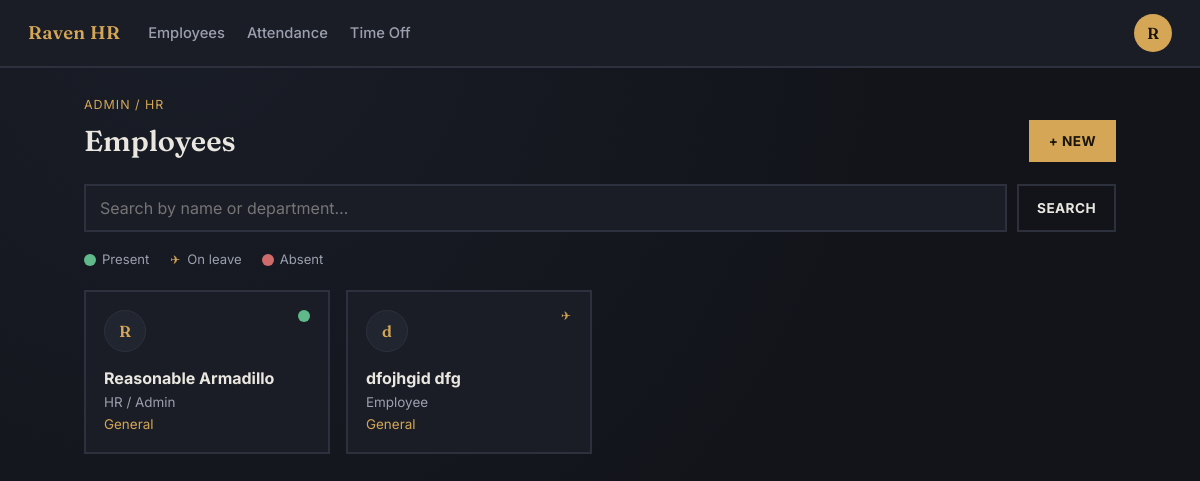
/dashboard/employees (signed in), run on the app's committed database.
### tables this page shows
CREATE TABLE users (
            id                    INTEGER PRIMARY KEY AUTOINCREMENT,
            company_id            INTEGER NOT NULL,
            login_id              TEXT UNIQUE NOT NULL,   -- e.g. OIJODO20220001
            first_name            TEXT NOT NULL,
            last_name             TEXT NOT NULL,
            email                 TEXT UNIQUE NOT NULL,
            phone                 TEXT,
            password_hash         TEXT NOT NULL,
            role                  TEXT NOT NULL CHECK(role IN ('HR', 'Employee')),
            year_joined           INTEGER NOT NULL,
            serial_no             INTEGER NOT NULL,
            must_change_password  INTEGER NOT NULL DEFAULT 0,
            email_verified        INTEGER NOT NULL DEFAULT 0,
            created_at            TEXT NOT NULL,

            -- org info shown on the employee card / profile header
            department            TEXT DEFAULT 'General',
            designation           TEXT DEFAULT 'Employee',
            manager               TEXT,
            location              TEXT DEFAULT 'Head Office',

            -- attendance / presence
            checked_in            INTEGER NOT NULL DEFAULT 0,
            check_in_time         TEXT,

            -- private info tab
            date_of_birth         TEXT,
            gender                TEXT,
            marital_status        TEXT,
            date_of_joining       TEXT,
            reporting_address     TEXT,
            nationality           TEXT,
            personal_email        TEXT,
            bank_name             TEXT,
            account_number        TEXT,
            ifsc_code             TEXT,
            pan                   TEXT,
            uan_id                TEXT,
            esic_code             TEXT,
            about                 TEXT DEFAULT '',

            -- salary info tab (admin-only)
            wage_monthly          REAL NOT NULL DEFAULT 0,
            working_days_per_week INTEGER NOT NULL DEFAULT 5,
            working_hours         REAL NOT NULL DEFAULT 8,

            -- time off
            leave_balance         INTEGER NOT NULL DEFAULT 12, paid_leave_balance INTEGER NOT NULL DEFAULT 24, sick_leave_balance INTEGER NOT NULL DEFAULT 7, profile_picture TEXT,

            FOREIGN KEY (company_id) REFERENCES companies (id)
        );

### app.py (the view)
@app.route("/dashboard/employees")
@login_required
@hr_required
def admin_dashboard():
    query = request.args.get("q", "")
    employees = models.list_employees(session["company_id"], query)
    return render_template("admin_dashboard.html", employees=employees, query=query)

### app.py (called while the page is built)
@app.context_processor
def inject_current_user_picture():
    picture = None
    if "user_id" in session:
        row = models.get_user(session["user_id"])
        if row:
            picture = row["profile_picture"]
    return {"current_user_picture": picture}

def login_required(view):
    @wraps(view)
    def wrapped(*args, **kwargs):
        if "user_id" not in session:
            flash("Please sign in to continue.", "error")
            return redirect(url_for("signin"))
        return view(*args, **kwargs)
    return wrapped

def hr_required(view):
    @wraps(view)
    def wrapped(*args, **kwargs):
        if session.get("role") != "HR":
            flash("Only HR/Admin can perform that action.", "error")
            return redirect(url_for("dashboard"))
        return view(*args, **kwargs)
    return wrapped

@app.after_request
def add_no_cache_headers(response):
    response.headers["Cache-Control"] = "no-store, no-cache, must-revalidate, max-age=0"
    response.headers["Pragma"] = "no-cache"
    return response

### models.py (called while the page is built)
def get_db():
    conn = sqlite3.connect(DB_PATH)
    conn.row_factory = sqlite3.Row
    conn.execute("PRAGMA foreign_keys = ON")
    return conn

def get_user(user_id: int):
    conn = get_db()
    try:
        return conn.execute("SELECT * FROM users WHERE id = ?", (user_id,)).fetchone()
    finally:
        conn.close()

def _employee_status(conn, user_row, today: str) -> str:
    on_leave = conn.execute(
        "SELECT 1 FROM leave_requests WHERE user_id = ? AND status = 'approved' "
        "AND from_date <= ? AND to_date >= ?",
        (user_row["id"], today, today),
    ).fetchone()
    if on_leave:
        return "leave"
    if user_row["checked_in"]:
        return "present"
    return "absent"

### templates/admin_dashboard.html (shortened to what this page needs)
{% extends "base.html" %}
{% block content %}
<div class="container">
  <div class="page-head">
    <div>
      <p class="eyebrow">Admin / HR</p>
      <h1>Employees</h1>
    </div>
    <a class="btn btn--primary" href="{{ url_for('new_employee') }}">+ New</a>
  </div>
  <form class="search-row" method="GET" action="{{ url_for('admin_dashboard') }}">
    <input type="text" name="q" value="{{ query }}" placeholder="Search by name or department…">
    <button type="submit" class="btn btn--outline">Search</button>
  </form>
  <div class="legend">
    <span><span class="status-dot status-dot--present"></span> Present</span>
    <span><span class="status-dot status-dot--leave">✈</span> On leave</span>
    <span><span class="status-dot status-dot--absent"></span> Absent</span>
  </div>
  <section class="emp-grid">
    {% for e in employees %}
    <a class="emp-card" href="{{ url_for('profile', emp_id=e.id) }}">
      <div class="emp-card__top">
        <div class="emp-card__avatar">{{ e.name[0] }}</div>
        <span class="status-dot status-dot--{{ e.status }}" title="{{ e.status|capitalize }}">
          {% if e.status == 'leave' %}✈{% endif %}
        </span>
      </div>
      <h3>{{ e.name }}</h3>
      <p>{{ e.designation }}</p>
      <p class="emp-card__dept">{{ e.department }}</p>
    </a>
    {% else %}
    <p class="empty-state">No employees match "{{ query }}".</p>
    {% endfor %}
  </section>
</div>
{% endblock %}

### static/style.css (style rules this page uses)
:root { --bg: #12141a; --surface: #1a1d26; --surface-2: #21252f; --line: #2c313d; --text: #e9e7df; --text-dim: #9aa0ad; --accent: #d4a656; --accent-dim:#8a6e3a; --good: #5fb98a; --warn: #d4a656; --bad: #cf6b6b; --radius: 0px; --radius-lg: 0px; --font-display: 'Fraunces', Georgia, serif; --font-body: 'Inter', -apple-system, BlinkMacSystemFont, sans-serif; }
* { box-sizing: border-box; }
body { margin: 0; min-height: 100vh; background: radial-gradient(circle at 15% 0%, #191d27 0%, var(--bg) 55%); color: var(--text); font-family: var(--font-body); line-height: 1.5; -webkit-font-smoothing: antialiased; }
a { color: inherit; text-decoration: none; }
.container { max-width: 1080px; margin: 0 auto; padding: 28px 24px 60px; }
.page-head { display: flex; align-items: flex-end; justify-content: space-between; gap: 16px; margin-bottom: 22px; flex-wrap: wrap; }
.eyebrow { margin: 0 0 4px; font-size: 0.78rem; letter-spacing: 0.08em; text-transform: uppercase; color: var(--accent); }
.page-head h1 { margin: 0; font-family: var(--font-display); font-weight: 600; font-size: 1.8rem; }
.btn { display: inline-flex; align-items: center; gap: 6px; padding: 9px 18px; border-radius: var(--radius); font-weight: 700; font-size: 0.85rem; border: 2px solid transparent; cursor: pointer; font-family: inherit; text-transform: uppercase; letter-spacing: 0.03em; }
.btn--primary { background: var(--accent); color: #1a1508; }
.btn--outline { background: transparent; border: 2px solid var(--line); color: var(--text); }
.search-row { display: flex; gap: 10px; margin-bottom: 18px; }
.search-row input { flex: 1; padding: 10px 14px; background: var(--surface); border: 2px solid var(--line); border-radius: var(--radius); color: var(--text); font: inherit; }
.legend { display: flex; gap: 20px; font-size: 0.82rem; color: var(--text-dim); margin-bottom: 20px; }
.legend span { display: inline-flex; align-items: center; gap: 6px; }
.status-dot { width: 12px; height: 12px; border-radius: 50%; display: inline-flex; align-items: center; justify-content: center; font-size: 8px; flex-shrink: 0; }
.status-dot--present { background: var(--good); }
.status-dot--absent { background: var(--bad); }
.status-dot--leave { background: transparent; color: var(--warn); font-size: 12px; }
.emp-grid { display: grid; grid-template-columns: repeat(auto-fill, minmax(220px, 1fr)); gap: 16px; }
.emp-card { background: var(--surface); border: 2px solid var(--line); border-radius: var(--radius-lg); padding: 18px; display: block; transition: border-color 0.15s; }
.emp-card__top { display: flex; justify-content: space-between; align-items: flex-start; }
.emp-card__avatar { width: 42px; height: 42px; border-radius: 50%; background: var(--surface-2); border: 1px solid var(--line); display: flex; align-items: center; justify-content: center; font-family: var(--font-display); font-weight: 600; color: var(--accent); }
.emp-card h3 { margin: 14px 0 2px; font-size: 1rem; }
.emp-card p { margin: 0; font-size: 0.84rem; color: var(--text-dim); }
.emp-card__dept { margin-top: 2px !important; color: var(--accent) !important; }

### data on the page
users: name "R", name "Reasonable Armadillo", designation "HR / Admin", department "General"
users: name "d", name "dfojhgid dfg", designation "Employee", department "General"

### other printed values
{{ session.get('name','?')[0] }} "R"
